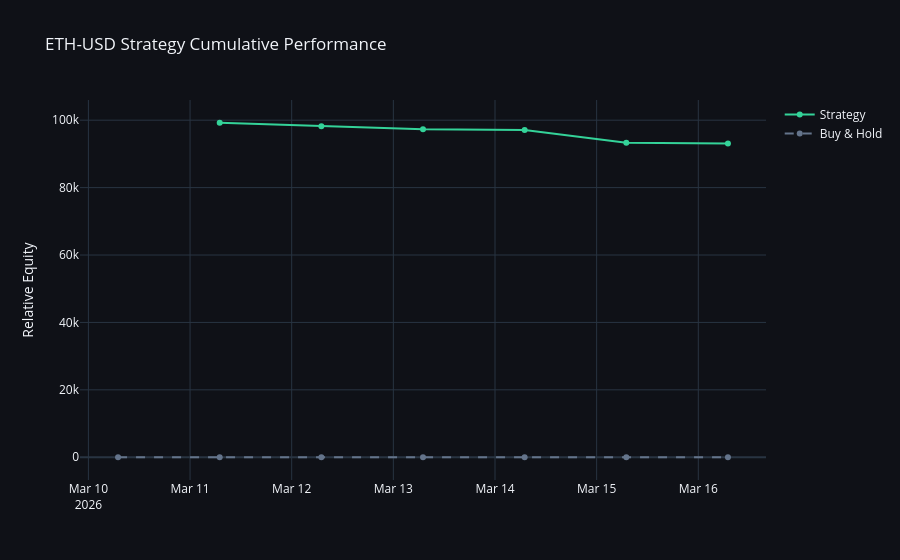

Notebook code for this chart:
### Markdown cell above
## 2. Interactive Performance Overview
Strategy Equity Curve vs Buy & Hold Benchmark.

### Code cell
bt = session.run_vector_backtest(df, signal_col='signal', transaction_cost=TRANSACTION_COST)

fig = go.Figure()
fig.add_trace(go.Scatter(x=df['timestamp'], y=bt['equity_curve'], name='Strategy', line=dict(color='#34d399')))
bh = (1 + df['returns'].fill_null(0)).cum_prod()
fig.add_trace(go.Scatter(x=df['timestamp'], y=bh, name='Buy & Hold', line=dict(color='#64748b', dash='dash')))

fig.update_layout(
    title=f"{SYMBOL} Strategy Cumulative Performance",
    yaxis_title="Relative Equity",
    **PLOTLY_DARK
)
fig.show()

### Figure 1 — Plotly figure (JSON) as saved in the notebook; plotly's stock layout.template omitted (floating-point values rounded to 4 significant figures)
{"data": [{"line": {"color": "#34d399"}, "name": "Strategy", "type": "scatter", "x": ["2026-03-10T07:00:00.000000", "2026-03-11T07:00:00.000000", "2026-03-12T07:00:00.000000", "2026-03-13T07:00:00.000000", "2026-03-14T07:00:00.000000", "2026-03-15T07:00:00.000000", "2026-03-16T07:00:00.000000"], "y": [NaN, 99240.0, 98190.0, 97300.0, 97120.0, 93320.0, 93110.0]}, {"line": {"color": "#64748b", "dash": "dash"}, "name": "Buy & Hold", "type": "scatter", "x": ["2026-03-10T07:00:00.000000", "2026-03-11T07:00:00.000000", "2026-03-12T07:00:00.000000", "2026-03-13T07:00:00.000000", "2026-03-14T07:00:00.000000", "2026-03-15T07:00:00.000000", "2026-03-16T07:00:00.000000"], "y": [1.0, 1.008, 1.018, 1.027, 1.029, 1.07, 1.072]}], "layout": {"paper_bgcolor": "#0f1117", "plot_bgcolor": "#0f1117", "title": {"text": "ETH-USD Strategy Cumulative Performance"}, "yaxis": {"title": {"text": "Relative Equity"}}}}
